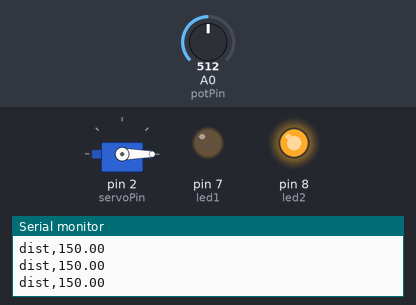
Bench run of a sketch on a simulated Arduino Uno, built with avr-gcc and run on an emulated ATmega328P. On the bench: servo, output pins drawn as LEDs (lit = HIGH), the last lines printed to the serial monitor. Inputs (shaded band) come from the test bench; at power-on: A0 (potPin) = 512.

Above: at 1.2 s.
1.3 s: A0 (potPin) set to 498
At 3.9 s:
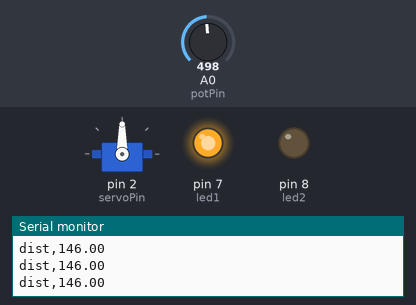
4.3 s: A0 (potPin) set to 716
At 5.46 s:
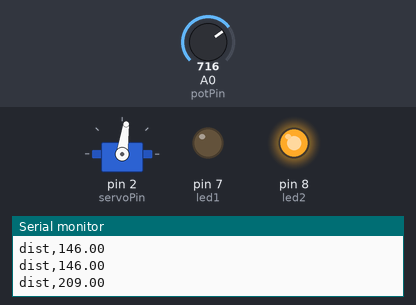
7.3 s: A0 (potPin) set to 511
At 7.49 s:
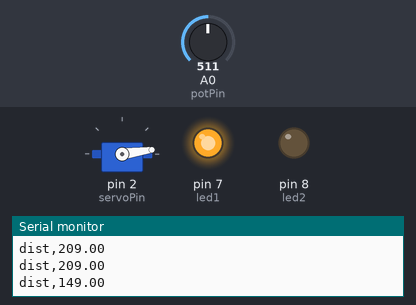
10.3 s: A0 (potPin) set to 900
At 11.78 s:
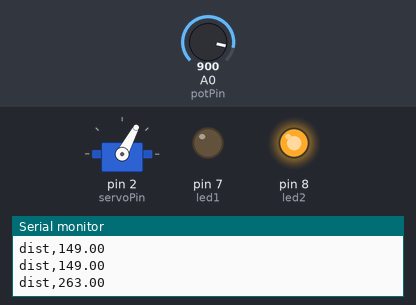
Timing chart, 0 to 14.2 s (numbered marks = the images above; inputs shaded):
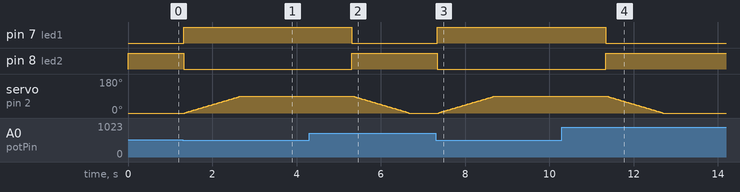

Measured:
- the behaviour switches between 512 and 511 on A0 (potPin) (found by bisection; images 0 and 1)
- after the input at 1.3 s, pin 7 (led1): LOW → HIGH at once; pin 8 (led2): HIGH → LOW at once; servo on pin 2 (servoPin): moves from 0° to 90° over 1.3 s, starting after 0.05 s
- after the input at 4.3 s, pin 7 (led1): HIGH → LOW after 1.0 s; pin 8 (led2): LOW → HIGH after 1.0 s; servo on pin 2 (servoPin): moves from 90° to 0° over 1.3 s, starting after 1.0 s
- after the input at 7.3 s, pin 7 (led1): LOW → HIGH at once; pin 8 (led2): HIGH → LOW at once; servo on pin 2 (servoPin): moves from 0° to 90° over 1.3 s, starting after 0.07 s
- after the input at 10.3 s, pin 7 (led1): HIGH → LOW after 1.0 s; pin 8 (led2): LOW → HIGH after 1.0 s; servo on pin 2 (servoPin): moves from 90° to 0° over 1.3 s, starting after 1.1 s

The sketch:

sketch_sep9b.ino
```cpp
#include <Servo.h>
Servo myservo;
int servoPin = 2;

int led1 = 7;
int led2 = 8;
int dt = 15;
bool isGateOpen = false;

int potPin = A0;
float simulatedDistance;

void setup() {
  Serial.begin(9600);
  myservo.attach(servoPin);
  myservo.write(0);

  pinMode(led1, OUTPUT);
  pinMode(led2, OUTPUT);

  digitalWrite(led1, LOW);
  digitalWrite(led2, HIGH);
}

void loop() {
  int rawValue = analogRead(potPin);
  simulatedDistance = map(rawValue, 0, 1023, 0, 300);

  Serial.print("dist,");
  Serial.println(simulatedDistance);


  if (simulatedDistance < 150) {
    if (isGateOpen == false) {
      digitalWrite(led1, HIGH);
      digitalWrite(led2, LOW);

      for(int angle = 0; angle <= 90; angle++) {
        myservo.write(angle);
        delay(dt);
      }
      isGateOpen = true;
    }
  }

  else {
    if (isGateOpen == true) {

      delay(1000);

      digitalWrite(led1, LOW);
      digitalWrite(led2, HIGH);

      for(int angle = 90; angle >= 0; angle--) {
        myservo.write(angle);
        delay(dt);
      }
      isGateOpen = false;
    }
  }

  delay(50);
}
```
